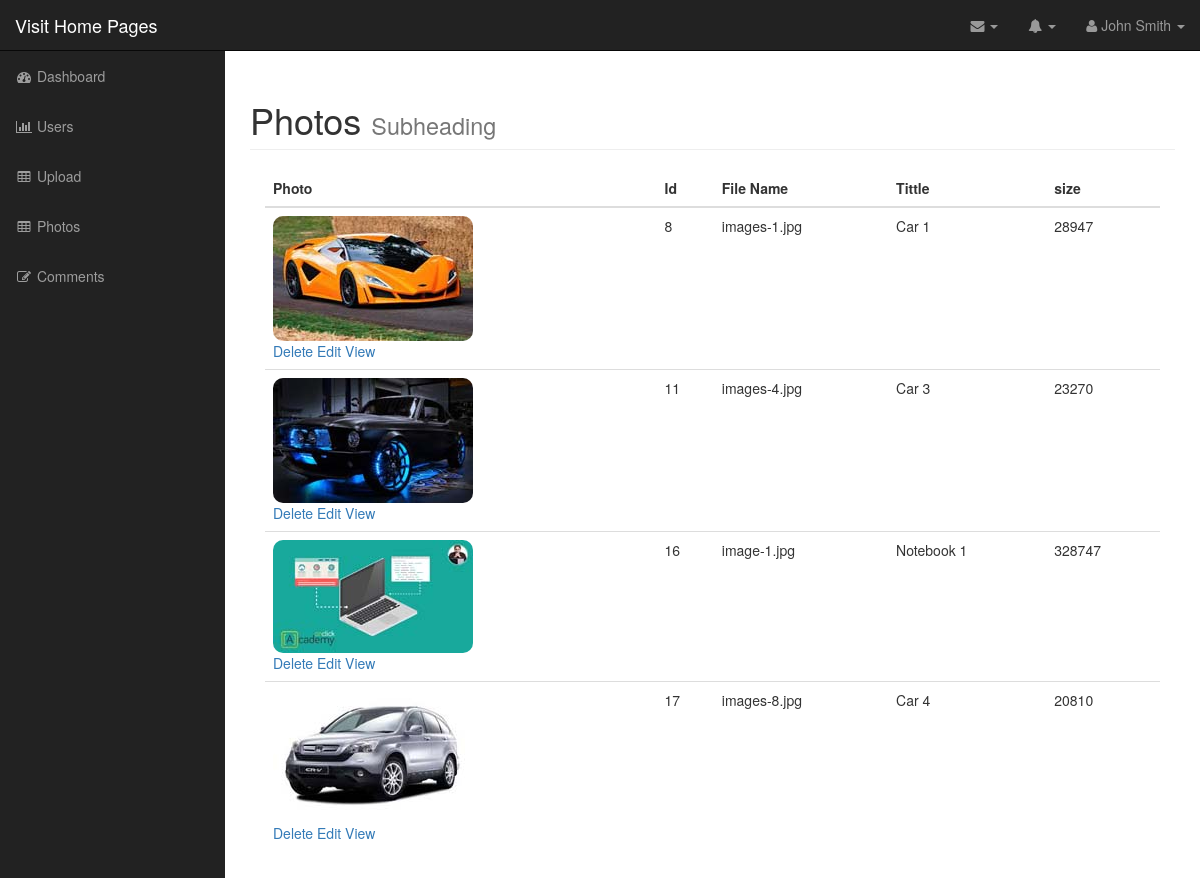
Before: /admin/photos.php (signed in) with the older database file.
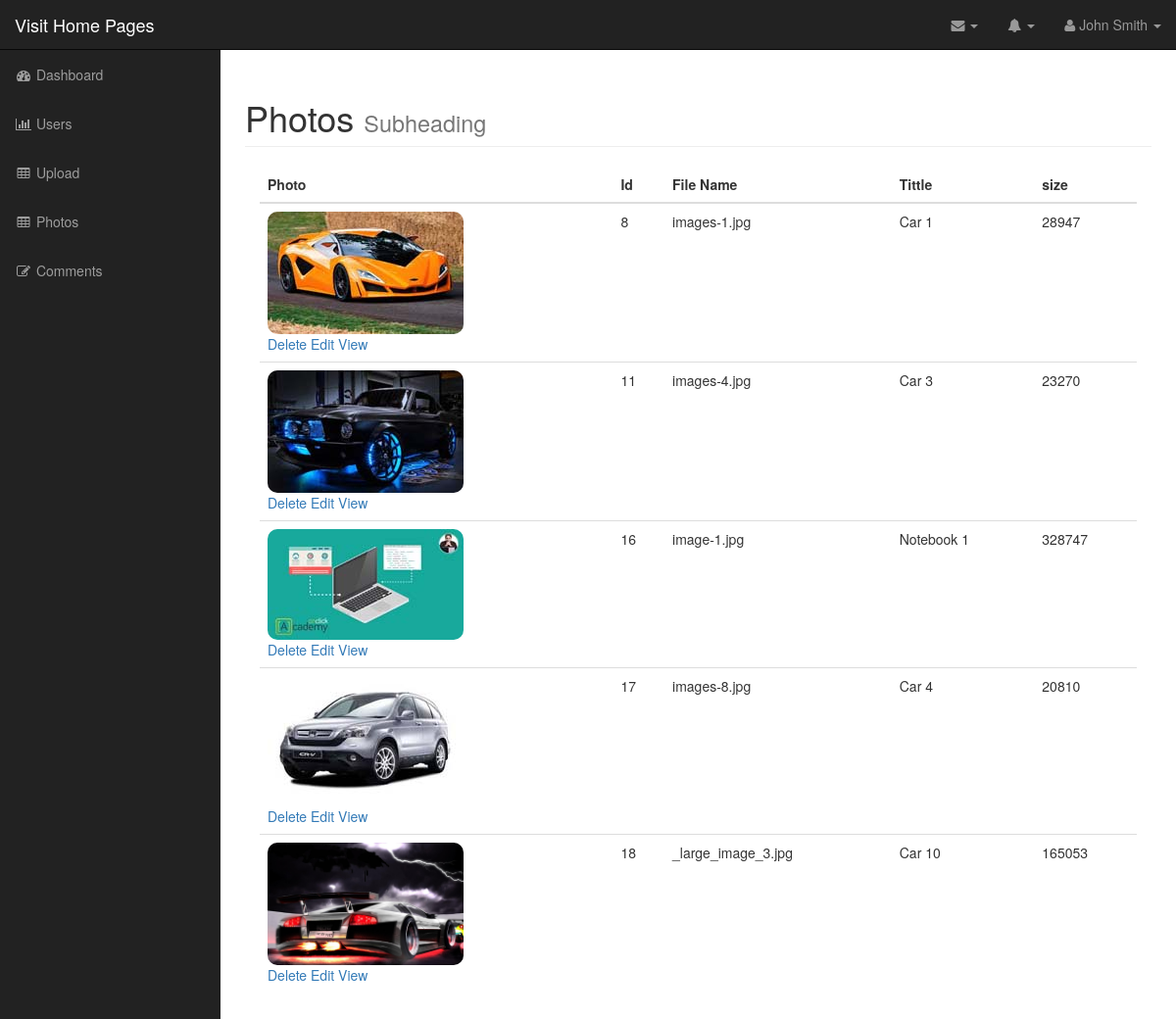
After: the same page with the newer database file.
### tables this page shows
CREATE TABLE `photos` (
  `id` int(11) NOT NULL,
  `title` varchar(255) NOT NULL,
  `caption` varchar(255) NOT NULL,
  `description` text NOT NULL,
  `filename` varchar(255) NOT NULL,
  `alternate_text` varchar(255) NOT NULL,
  `type` varchar(255) NOT NULL,
  `size` int(11) NOT NULL
);

### admin/includes/database.php (called while the page is built, shortened)
<?php
class Database {
    public $connection;
    public function open_db_connetion(){
        $this->connection = new mysqli(DB_HOST,DB_USER,DB_PASS,DB_NAME);
    }
    public function query($sql) {
        $result = $this->connection->query($sql);
        return $result;
    }
}
$database = new Database();
?>

### admin/includes/db_object.php (called while the page is built, shortened)
<?php
class Db_object
    {
    protected static $db_table = "users";
    public static function find_all() {
    return static::find_by_query("SELECT * FROM ". static::$db_table . " ");
    }
        public static function find_by_query($sql) {
    global $database;
    $result_set = $database->query($sql);
    $the_object_array = array();
    while($row = mysqli_fetch_array($result_set)) {
    $the_object_array[] = static::instantation($row);
    }
    return $the_object_array;
    }
    public static function instantation($the_record) {
        $the_object = new $calling_class;
    foreach($the_record as $the_attribute => $value) {
    if($the_object->has_the_attribute($the_attribute)) {
        $the_object->$the_attribute = $value;
    }
    }
        return $the_object;
    }
    private function has_the_attribute($the_attribute) {
    $object_properties = get_object_vars($this);
    return array_key_exists($the_attribute, $object_properties);
    }
}
?>

### admin/includes/photo.php (called while the page is built, shortened)
<?php
class Photo extends Db_object {
    public $filename;
    public $upload_directory = "images";
    public function picture_path() {
        return $this->upload_directory.DS.$this->filename;
    }
}
?>

### admin/photos.php (the view, shortened to what this page needs)
<?php include("includes/header.php"); ?>
<?php
$photos = Photo::find_all();
?>
<nav class="navbar navbar-inverse navbar-fixed-top" role="navigation">
    <?php include("includes/top_nav.php"); ?>
    <?php include("includes/side_nav.php"); ?>
</nav>
<div id="page-wrapper">
    <div class="container-fluid">
        <div class="row">
            <div class="col-lg-12">
                <h1 class="page-header">
                    Photos
                    <small>Subheading</small>
                </h1>
                <div class="col-md-12">
                    <table class="table table-hover">
                        <thead>
                            <th>Photo</th>
                            <th>Id</th>
                            <th>File Name</th>
                            <th>Tittle</th>
                            <th>size</th>
                        </thead>
                        <tbody>
                            <?php foreach ($photos as $photo) : ?>
                            <tr>
                                <td><img class="admin-photo-thumbnail" src=" <?php echo $photo->picture_path() ?>"
                                        alt="">
                                    <div class="pictures_link">
                                        <a href="delete_photo.php?id=<?php echo $photo->id; ?>">Delete</a>
                                        <a href="edit_photo.php?id=<?php echo $photo->id; ?>">Edit</a>
                                        <a href="#">View</a>
                                    </div>
                                </td>
                                <td><?php echo $photo->id; ?></td>
                                <td><?php echo $photo->filename; ?></td>
                                <td><?php echo $photo->title; ?></td>
                                <td><?php echo $photo->size; ?></td>
                            </tr>
                            <?php endforeach; ?>
                        </tbody>
                    </table>
                </div>
            </div>
        </div>
    </div>
</div>
<?php include("includes/footer.php"); ?>

### admin/includes/header.php (shortened to what this page needs)
<!DOCTYPE html>
<html lang="en">
<head>
    <link href="css/bootstrap.min.css" rel="stylesheet">
    <link href="css/sb-admin.css" rel="stylesheet">
    <link href="font-awesome/css/font-awesome.min.css" rel="stylesheet" type="text/css">
    <link rel="stylesheet" href="css/summernote.css">
    <link href="css/styles.css" rel="stylesheet">
</head>
<body>
    <div id="wrapper">

### admin/includes/top_nav.php (shortened to what this page needs)
<div class="navbar-header">
    <a class="navbar-brand" href="../index.php">Visit Home Pages</a>
</div>
<ul class="nav navbar-right top-nav">
    <li class="dropdown">
        <a href="#" class="dropdown-toggle" data-toggle="dropdown"><i class="fa fa-envelope"></i> <b
                class="caret"></b></a>
    </li>
    <li class="dropdown">
        <a href="#" class="dropdown-toggle" data-toggle="dropdown"><i class="fa fa-bell"></i> <b class="caret"></b></a>
    </li>
    <li class="dropdown">
        <a href="#" class="dropdown-toggle" data-toggle="dropdown"><i class="fa fa-user"></i> John Smith <b
                class="caret"></b></a>
    </li>
</ul>

### admin/includes/side_nav.php
<div class="collapse navbar-collapse navbar-ex1-collapse">
    <ul class="nav navbar-nav side-nav">
        <li>
            <a href="index.php"><i class="fa fa-fw fa-dashboard"></i> Dashboard</a>
        </li>
        <li>
            <a href="users.php"><i class="fa fa-fw fa-bar-chart-o"></i> Users</a>
        </li>
        <li>
            <a href="uploads.php"><i class="fa fa-fw fa-table"></i> Upload</a>
        </li>
        <li>
            <a href="photos.php"><i class="fa fa-fw fa-table"></i> Photos</a>
        </li>
        <li>
            <a href="comments.php"><i class="fa fa-fw fa-edit"></i> Comments</a>
        </li>
    </ul>
</div>

### admin/includes/footer.php (shortened to what this page needs)
</div>
</body>
</html>

### admin/css/sb-admin.css (style rules this page uses)
body { margin-top: 100px; background-color: #222; }
@media (min-width:768px) { body { margin-top: 50px; } }
#wrapper { padding-left: 0; }
#page-wrapper { width: 100%; padding: 0; background-color: #fff; }
@media (min-width:768px) { #wrapper { padding-left: 225px; } }
@media (min-width:768px) { #page-wrapper { padding: 10px; } }
.top-nav { padding: 0 15px; }
.top-nav>li { display: inline-block; float: left; }
.top-nav>li>a { padding-top: 15px; padding-bottom: 15px; line-height: 20px; color: #999; }
@media (min-width:768px) { .side-nav { position: fixed; top: 51px; left: 225px; width: 225px; margin-left: -225px; border: none; border-radius: 0; overflow-y: auto; background-color: #222; } }
@media (min-width:768px) { .side-nav>li>a { width: 225px; } }

### admin/css/styles.css (style rules this page uses)
.admin-photo-thumbnail { width: 200px; border-radius: 10px; }

Changed rows visible on the page:
added photos: filename (picture), id "18", filename "_large_image_3.jpg", title "Car 10", size "165053"
